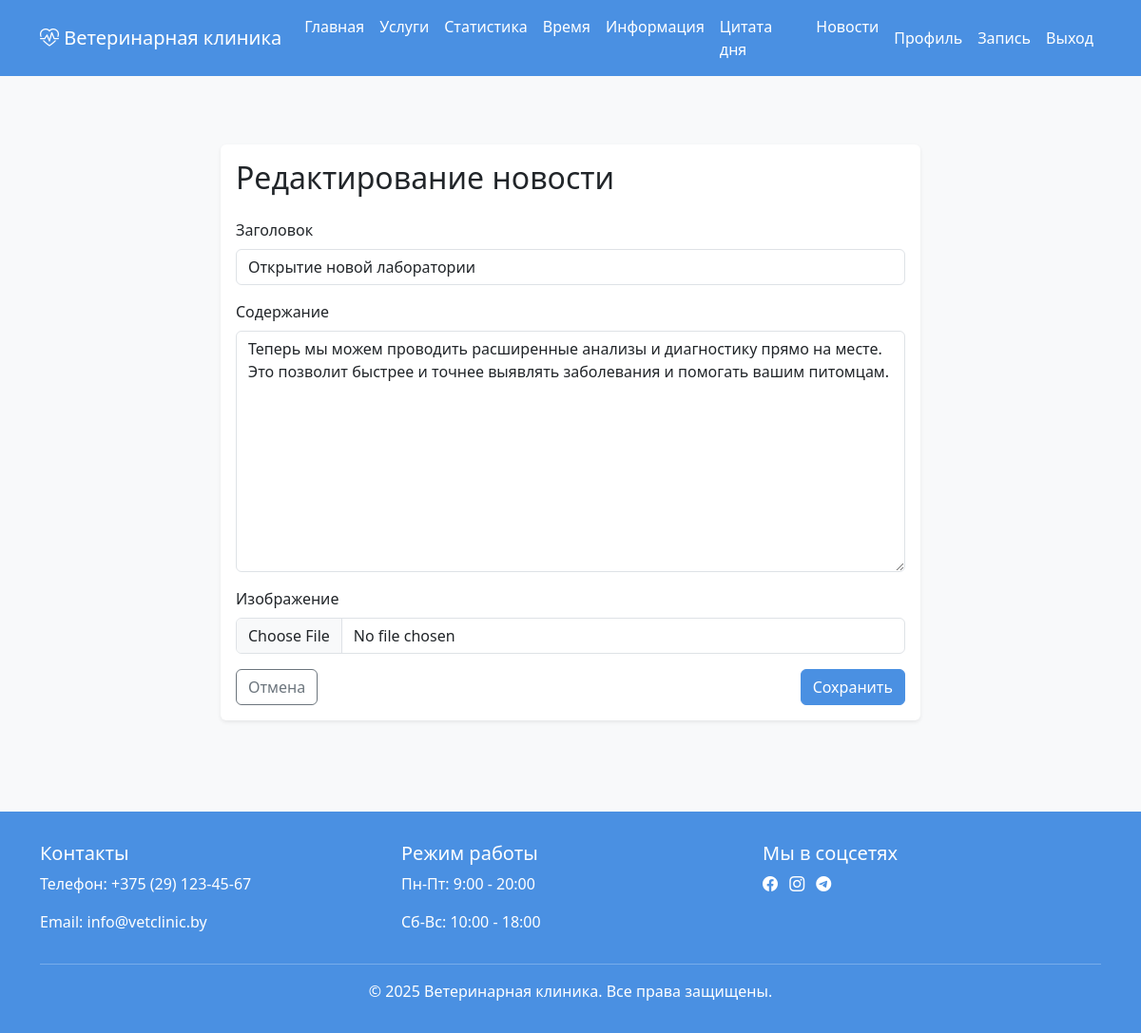
Screenshot of /news/54/update/ (signed in) with the database file from the repository.
### main/models.py (models this page shows, shortened)
class News(models.Model):
    title = models.CharField(max_length=200, verbose_name='Заголовок')
    summary = models.CharField(max_length=300, verbose_name='Краткое содержание')
    content = models.TextField(verbose_name='Текст')
    image = models.ImageField(upload_to='news/', blank=True, null=True, verbose_name='Картинка')
    published_at = models.DateTimeField(auto_now_add=True, verbose_name='Дата публикации')
    created_at = models.DateTimeField(auto_now_add=True, verbose_name='Добавлено', null=True, blank=True)
    updated_at = models.DateTimeField(auto_now=True, verbose_name='Изменено', null=True, blank=True)
    class Meta:
        verbose_name = 'Новость'
        verbose_name_plural = 'Новости'

### main/views.py (the view)
# urls.py: path('news/<int:pk>/update/', views.NewsUpdateView.as_view(), name='news_update'),
@method_decorator(login_required, name='dispatch')
class NewsUpdateView(LoginRequiredMixin, UserPassesTestMixin, UpdateView):
    model = News
    template_name = 'main/news_form.html'
    fields = ['title', 'content', 'image']
    success_url = reverse_lazy('news_list')
    def test_func(self):
        return self.request.user.is_staff

### main/templates/main/news_form.html (shortened to what this page needs)
{% extends 'base.html' %}
{% block content %}
<div class="container py-5">
    <div class="row justify-content-center">
        <div class="col-md-8">
            <div class="card shadow-sm">
                <div class="card-body">
                    <h2 class="card-title mb-4">
                        {% if object %}Редактирование новости{% else %}Новая новость{% endif %}
                    </h2>
                    <form method="post" enctype="multipart/form-data">
                        <div class="mb-3">
                            <label for="id_title" class="form-label">Заголовок</label>
                            <input type="text" name="title" id="id_title" class="form-control" value="{{ object.title|default:'' }}" required>
                        </div>
                        <div class="mb-3">
                            <label for="id_content" class="form-label">Содержание</label>
                            <textarea name="content" id="id_content" class="form-control" rows="10" required>{{ object.content|default:'' }}</textarea>
                        </div>
                        <div class="mb-3">
                            <label for="id_image" class="form-label">Изображение</label>
                            <input type="file" name="image" id="id_image" class="form-control">
                        </div>
                        <div class="d-flex justify-content-between">
                            <a href="{% url 'news_list' %}" class="btn btn-outline-secondary">Отмена</a>
                            <button type="submit" class="btn btn-primary">Сохранить</button>
                        </div>
                    </form>
                </div>
            </div>
        </div>
    </div>
</div>
{% endblock %}

### templates/base.html (style rules this page uses)
:root { --primary-color: #4a90e2; --secondary-color: #f39c12; --accent-color: #2ecc71; --background-color: #f8f9fa; --text-color: #2c3e50; }
body { background-color: var(--background-color); color: var(--text-color); }
.btn-primary { background-color: var(--primary-color); border-color: var(--primary-color); }
.card { border: none; box-shadow: 0 2px 4px rgba(0,0,0,0.1); transition: transform 0.3s ease; }

### rows the page displays
News: title "Открытие новой лаборатории", content "Теперь мы можем проводить расширенные анализы и диагностику прямо на месте. Это позволит быстрее и точнее выявлять заболевания и помогать вашим питомцам."
